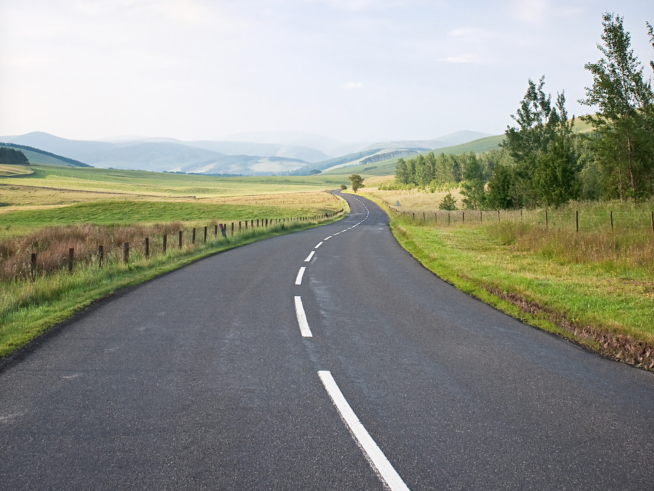
#> input picture 10주차/road.png, 1308 x 982 px (shown at 1/2 size)
$ jupyter execute 'programming_week_10_02_dist_edit김민수_2015313992.ipynb'
#> lines starting #> are read from the running program, lines starting #| are printed output that depends on the picture
[cell 1]
from PIL import Image
from PIL import ImageFilter

# 도로 이미지 road.png 불러오기
### do not edit here ###
source = Image.open('road.png')
#> source is the input picture: PIL image 1308x982 RGBA; mean R, G, B, A 145.8, 148.3, 138.6, 255
horizon = 300
sx, sy = source.size
#> sx = 1308; sy = 982

# 도로 이미지 road.png와 같은 사이즈의 새로운 이미지 생성
### your code here ###
size = (1308,982)
new_img = Image.new("RGB", size, (0,0,0))
#> new_img: PIL image 1308x982 RGB; every value is 0

# RGB 값 중 최소값이 0xf0이상이면 분홍색으로 변경 (분홍색 RGB 값 : (0xf0, 0x50, 0x90))
### your code here ###
for y in range(horizon, sy):
    for x in range(sx):
        rgb_i = source.getpixel((x,y))

        if min(rgb_i) > 0xf0:
            new_img.load()[x,y] = (0xf0, 0x50, 0x90)

# ImageFilter 모듈 중 이미지의 edge를 찾아주는 필터를 적용해 최종 결과를 출력
### your code here ###

new_img = new_img.filter(ImageFilter.EDGE_ENHANCE)
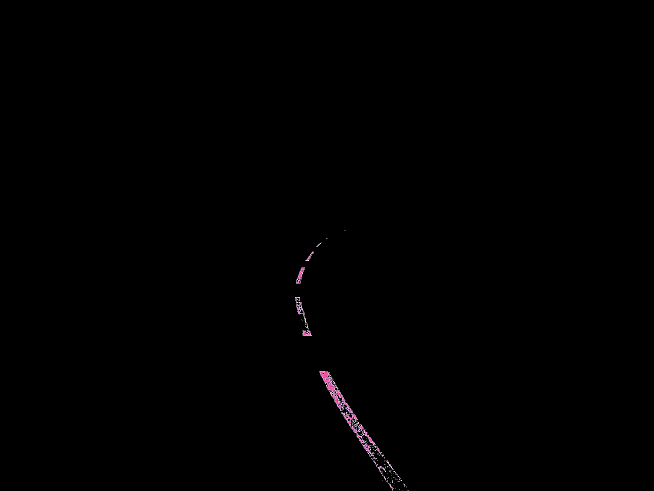
#> new_img: PIL image 1308x982 RGB (shown at 1/2 size); mean R, G, B 0.7, 0.5, 0.6

# 최종 이미지 결과 출력
### your code here ###
new_img.show()
